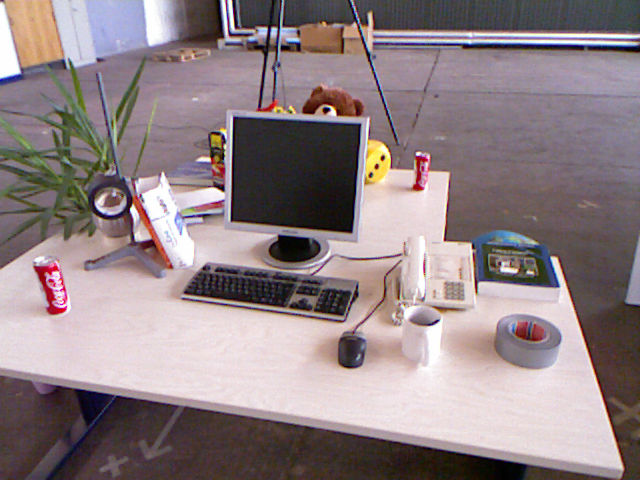
%> input picture dip_demos/compute_orb/2.png, 640 x 480 px
$ octave ImgShow2D.m   (GNU Octave 9; MATLAB toolbox functions it lacks are replaced by stand-ins)
%> lines starting %> are read from the running program, lines starting %| are printed output that depends on the picture
a=imread('2.png');
%> a is the input picture: size 480x640x3 uint8; mean R, G, B 144.4, 129.9, 133.1
figure
imshow(a);

b=a(:,:,1);
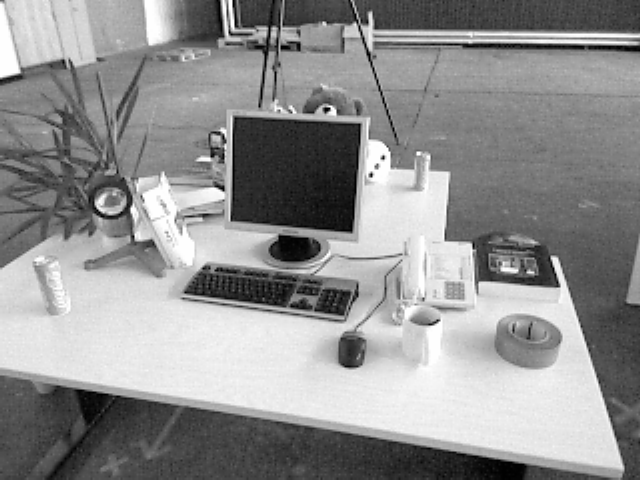
%> b: size 480x640 uint8; min 1, max 254, mean 144.4
figure
imshow(b);

c=b(50:end-20,40:end-50);
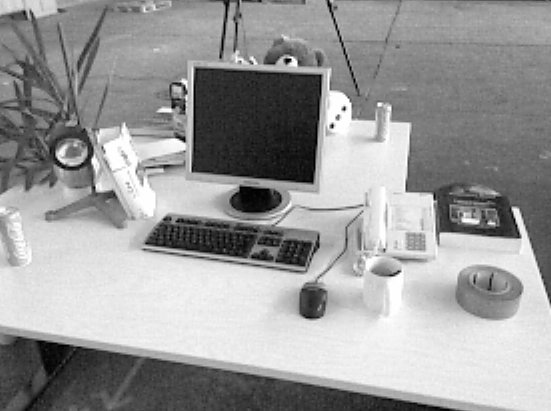
%> c: size 411x551 uint8; min 1, max 254, mean 154
figure
imshow(c);

$ run again, with dip_demos/compute_orb/1.png copied over dip_demos/compute_orb/2.png
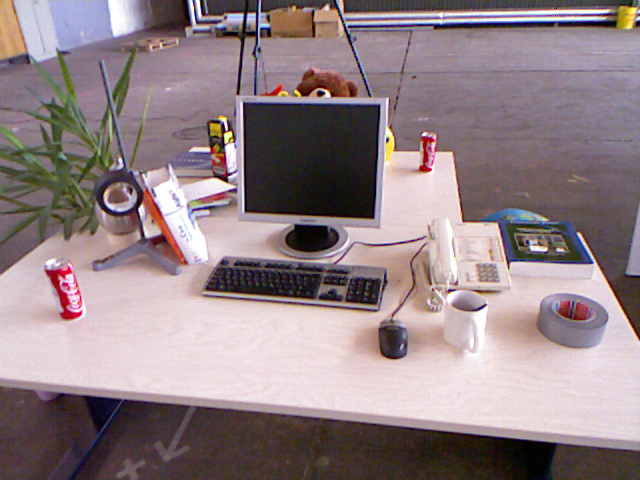
%> input picture dip_demos/compute_orb/1.png, 640 x 480 px
%> a is the input picture: size 480x640x3 uint8; mean R, G, B 146.3, 129.9, 133.9
%> `b=a(:,:,1);`:
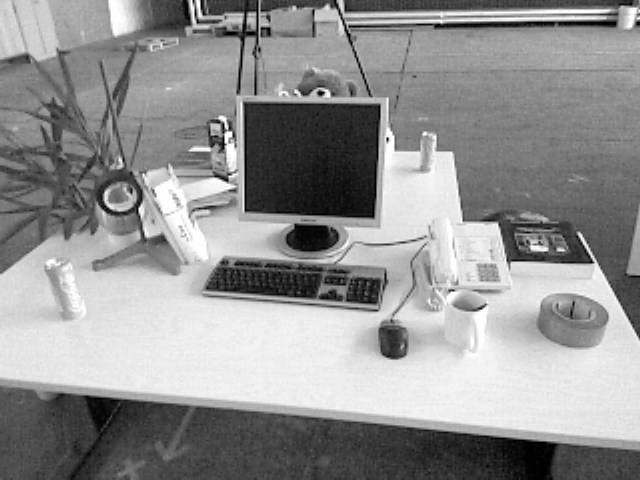
%> b: size 480x640 uint8; min 1, max 254, mean 146.3
%> `c=b(50:end-20,40:end-50);`:
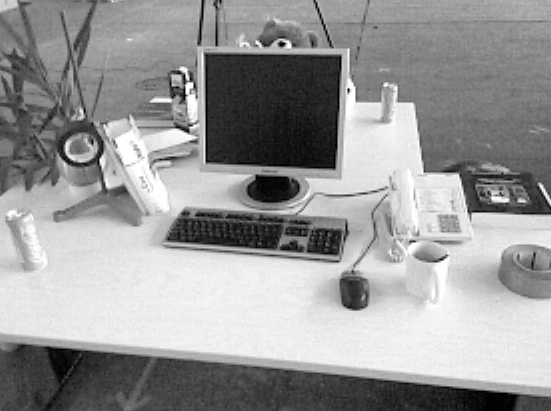
%> c: size 411x551 uint8; min 1, max 254, mean 151.8
